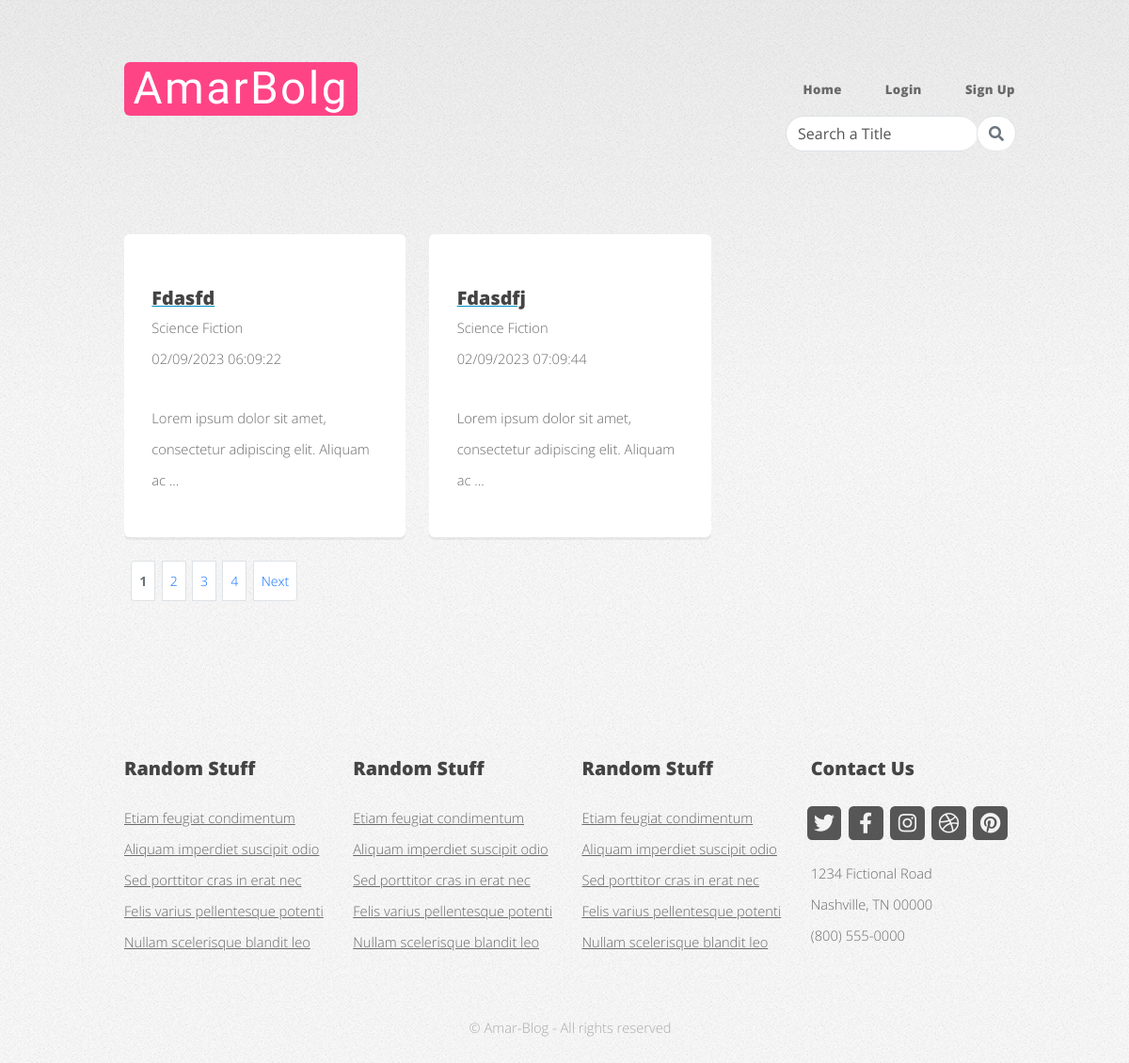
/posts/topic/sci-fi/, run on the app's committed database.
### posts/models.py (models this page shows, shortened)
class posts(models.Model):
    blogger = models.ForeignKey(User, on_delete=models.CASCADE, related_name='post')
    title = models.CharField(max_length=250)
    topic = models.CharField(max_length=50, choices=choices.TOPICS)
    content=models.TextField()
    pub_date=models.DateTimeField(auto_now_add=True)
    mod_date=models.DateTimeField(auto_now=True)

### posts/views.py (the view)
# urls.py: path('topic/<str:topic>/',views.ShowContentsTopicWise.as_view(), name='topic'),
class ShowContentsTopicWise(generic.ListView):
    template_name='show_topic_content.html'
    def get_queryset(self) -> QuerySet[Any]:
        topic=self.kwargs['topic']
        return posts.objects.filter(topic=topic)
    def get_context_data(self, **kwargs: Any) -> Dict[str, Any]:
        context = super().get_context_data(**kwargs)
        p=Paginator(context['object_list'], 2)
        page_number = self.request.GET.get('page')
        try:
            page_obj=p.get_page(page_number)
        except PageNotAnInteger:    #if page_number is other than int value return to page 1
            page_obj=p.page(1)
        except EmptyPage:
            page_obj=p.page(p.num_pages)    #page_number is int value but out of range, return to last page
        context['page_obj']= page_obj
        context['page_range'] = p.page_range
        context['title']=self.kwargs['topic']
        return context

### posts/templates/show_topic_content.html (shortened to what this page needs)
{% extends 'core/base.html' %}
{% load static %}
{% block content %}
		<div id="features-wrapper">
			<div class="container">
				<div class="row">
                    {% if page_obj.object_list %}
					{% for item in page_obj.object_list %}
					<div class="col-4 col-12-medium">
						<section class="box feature">
                            <div class="inner">
                                <header>
                                    <a href="{% url 'read' item.id %}">
                                        <h2> {{item.title|title}} </h2>
                                    </a>
									<p>{{item.get_topic_display}}</p>
									<p>{{item.pub_date|date:"d/m/Y h:m:s"}}</p>
								</header>
								<p> {{item.content|truncatewords:10}} </p>
							</div>
						</section>
					</div>
					{% endfor %}
					{% elif title == 'Search Result' %}
						<h3> Oop! No blogs under this title! </h3>
                    {% else %}
                        <h3> Oh! No blogs under this topic - {{title|title}}! </h3>
                    {% endif %}
					{% if title == 'Search Result' %}
						{% include 'pagination_search.html' %}
					{% else %}
						{% include 'pagination.html' %}
					{% endif %}
				</div>
			</div>
		</div>
{% endblock content %}

### core/static/assets/css/main.css (style rules this page uses)
html, body, div, span, applet, object, iframe, h1, h2, h3, h4, h5, h6, p, blockquote, pre, a, abbr, acronym, address, big, cite, code, del, dfn, em, img, ins, kbd, q, s, samp, small, strike, strong, sub, sup, tt, var, b, u, i, center, dl, dt, dd, ol, ul, li, fieldset, form, label, legend, table, caption, tbody, tfoot, thead, tr, th, td, article, aside, canvas, details, embed, figure, figcaption, footer, header, hgroup, menu, nav, output, ruby, section, summary, time, mark, audio, video { margin: 0; padding: 0; border: 0; font-size: 100%; font: inherit; vertical-align: baseline; }
article, aside, details, figcaption, figure, footer, header, hgroup, menu, nav, section { display: block; }
body { line-height: 1; }
body { -webkit-text-size-adjust: none; }
html { box-sizing: border-box; }
*, *:before, *:after { box-sizing: inherit; }
body { background-image: -moz-linear-gradient(top, rgba(0, 0, 0, 0.05), rgba(0, 0, 0, 0)), url("images/bg01.png"); background-image: -webkit-linear-gradient(top, rgba(0, 0, 0, 0.05), rgba(0, 0, 0, 0)), url("images/bg01.png"); background-image: -ms-linear-gradient(top, rgba(0, 0, 0, 0.05), rgba(0, 0, 0, 0)), url("images/bg01.png"); background-image: linear-gradient(top, rgba(0, 0, 0, 0.05), rgba(0, 0, 0, 0)), url("images/bg01.png"); background-color: #f7f7f7; background-position: top left, top left; background-repeat: repeat-x, repeat; background-size: 100% 30em, auto; font-family: 'Open Sans', sans-serif; font-size: 13pt; color: #696969; font-weight: 300; line-height: 2.25em; }
a { color: #0090c5; text-decoration: underline; }
h1, h2, h3, h4, h5, h6 { color: #444; font-weight: 800; }
h2 { font-size: 2.25em; margin: 0 0 1.1em 0; line-height: 1em; }
p, ul, ol, dl, table { margin-bottom: 2em; }
.container { margin: 0 auto; max-width: 100%; width: 1400px; }
@media screen and (max-width: 1680px) { .container { width: 1200px; } }
@media screen and (max-width: 1280px) { .container { width: 960px; } }
.row { display: flex; flex-wrap: wrap; box-sizing: border-box; align-items: stretch; }
.row > * { box-sizing: border-box; }
.row > .col-4 { width: 33.33333%; }
.row { margin-top: -40px; margin-left: -40px; }
.row > * { padding: 40px 0 0 40px; }
@media screen and (max-width: 1680px) { .row { display: flex; flex-wrap: wrap; box-sizing: border-box; align-items: stretch; } }
@media screen and (max-width: 1680px) { .row > * { box-sizing: border-box; } }
@media screen and (max-width: 1680px) { .row { margin-top: -40px; margin-left: -40px; } }
@media screen and (max-width: 1680px) { .row > * { padding: 40px 0 0 40px; } }
@media screen and (max-width: 1280px) { .row { display: flex; flex-wrap: wrap; box-sizing: border-box; align-items: stretch; } }
@media screen and (max-width: 1280px) { .row > * { box-sizing: border-box; } }
@media screen and (max-width: 1280px) { .row { margin-top: -25px; margin-left: -25px; } }
@media screen and (max-width: 1280px) { .row > * { padding: 25px 0 0 25px; } }
section, article { margin-bottom: 5em; }
section > :last-child, article > :last-child, section:last-child, article:last-child { margin-bottom: 0; }
header { margin: 0 0 2em 0; }
header h2, header h3 { margin: 0 0 0.25em 0; }
header p { margin: 0; }
.box { background: #fff; border-radius: 6px; box-shadow: 0px 3px 0px 0px rgba(0, 0, 0, 0.05); padding: 2em; }
.box.feature { padding: 0; }
.box.feature .inner { padding: 4em 2em 3em 2em; }
.box.feature h2 { font-size: 1.35em; }
.box.feature p { margin: 0; }
#features-wrapper { padding: 3em 0 3em 0; }
@media screen and (max-width: 1680px) { body, input, select, textarea { font-size: 12pt; } }
@media screen and (max-width: 1280px) { body, input, select, textarea { font-size: 11pt; } }

### data on the page
posts: title "Fdasfd", topic "Science Fiction", pub_date "02/09/2023 06:09:22", content "Lorem ipsum dolor sit amet, consectetur adipiscing elit. Aliquam ac …"
posts: title "Fdasdfj", topic "Science Fiction", pub_date "02/09/2023 07:09:44", content "Lorem ipsum dolor sit amet, consectetur adipiscing elit. Aliquam ac …"

### other printed values
{{ x }} "1" "2" "3" "4"
